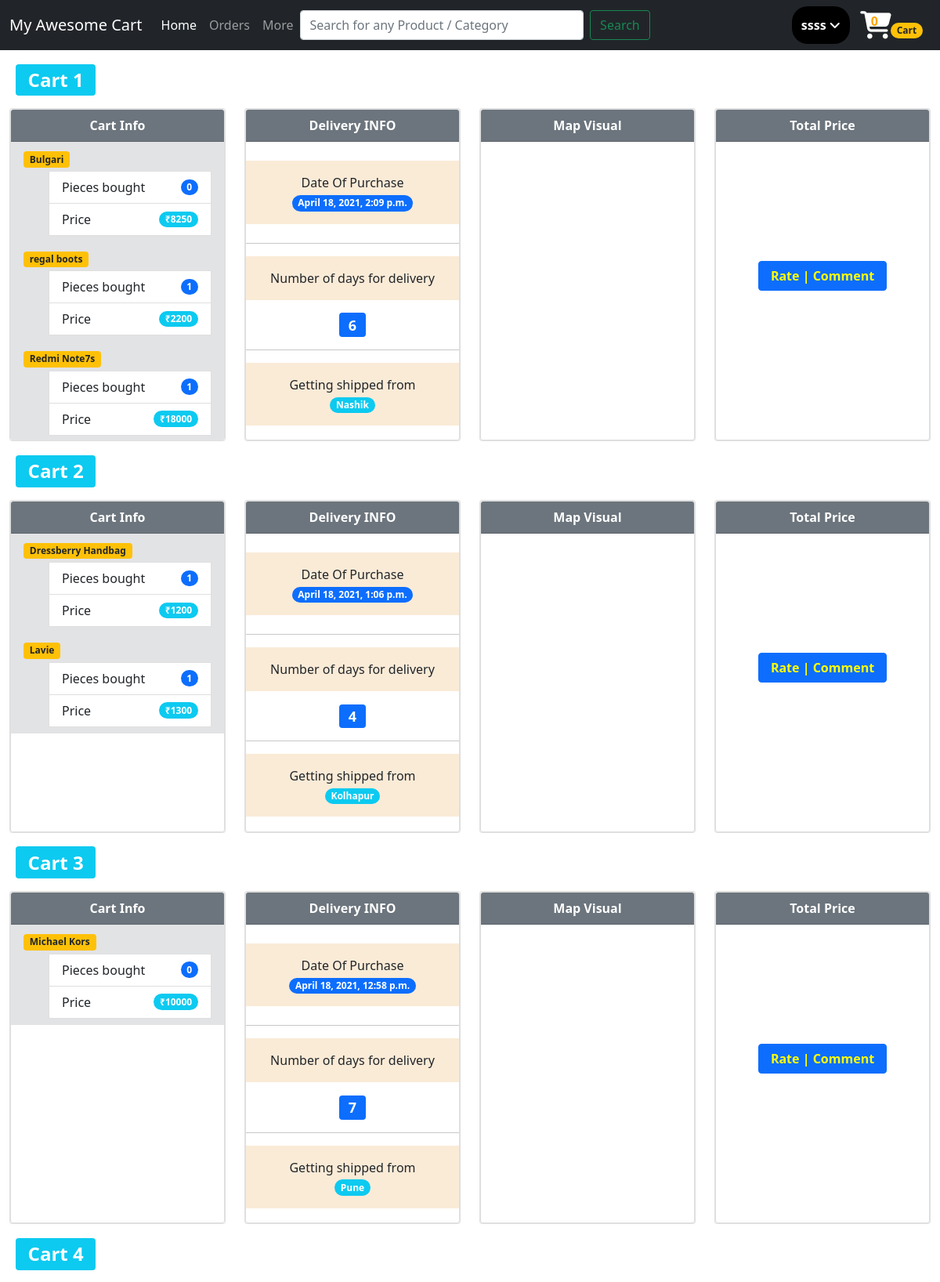
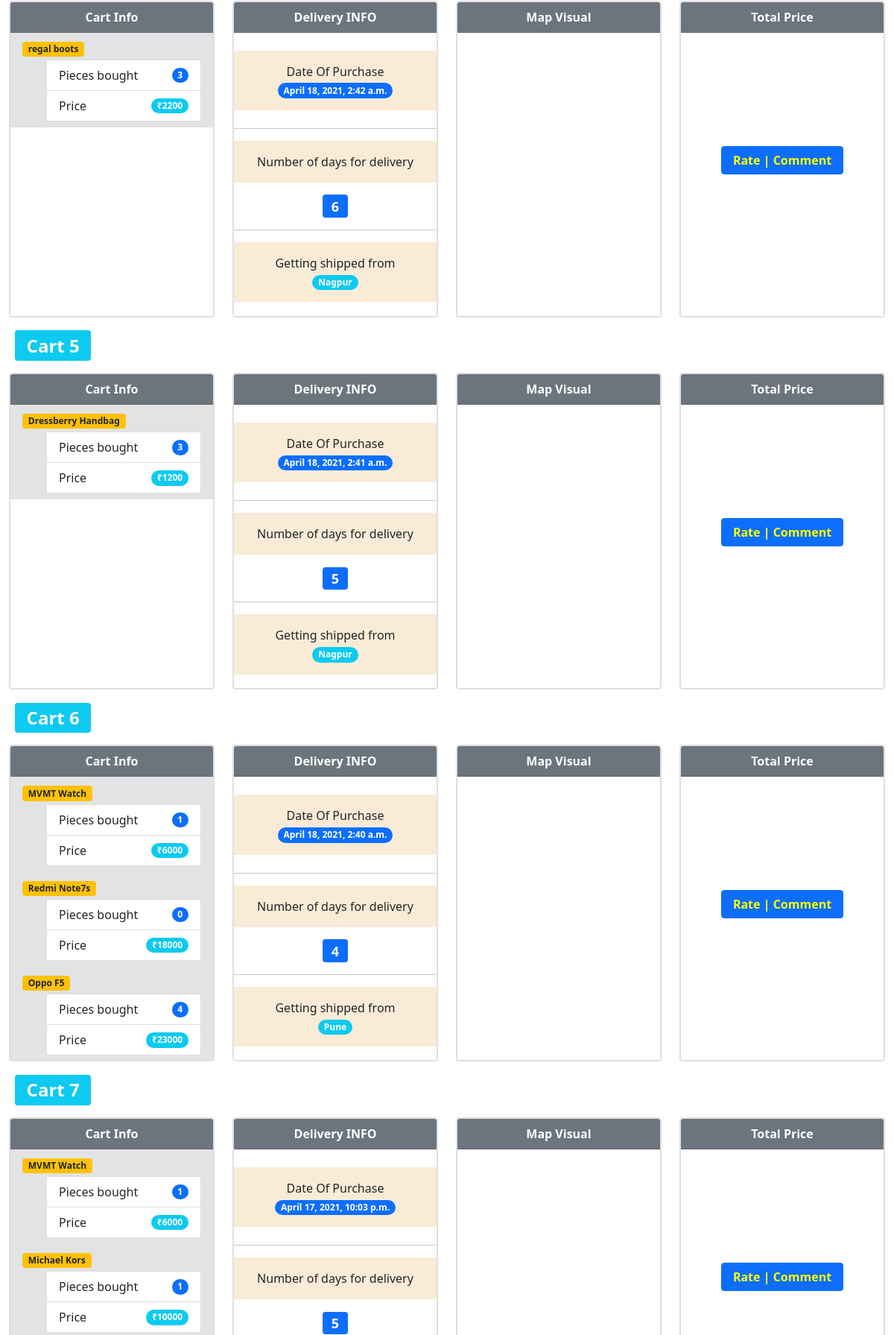
The page /shop/tracker/ (signed in, upper part) on the database its author committed (2 pictures, top to bottom).
### shop/models.py (models this page shows)
class Product(models.Model):
    product_name = models.CharField(max_length=100)
    product_id = models.AutoField(primary_key=True)
    product_desc = models.CharField(max_length=500)
    product_pubs_date = models.DateField(auto_now_add=True)
    category = models.CharField(max_length=50, default="")
    subcategory = models.CharField(max_length=50, default="")
    price = models.IntegerField(default=0)
    image = models.ImageField(upload_to="shop/images", default="")
    rating = models.FloatField(default=1, null=True)
    num = models.IntegerField(default=1)
    def __str__(self):
        return self.product_name

### accounts/models.py (models this page shows)
class PurchaseDate(models.Model):
    purdate = models.ForeignKey(ExtendedUser, on_delete=CASCADE, default=1, null=True)
    purd = models.DateTimeField(default=datetime.now(), null=True)
    state = models.CharField(default='Nagpur', null=True, max_length=50)
    lat = models.CharField(default='21.1015184', null=True, max_length=50)
    lang = models.CharField(default='78.893078', null=True, max_length=50)
    days = models.IntegerField(default='5', null=True)
    lato = models.CharField(default='21.1015184', null=True, max_length=50)
    lango = models.CharField(default='78.893', null=True, max_length=50)

### shop/views.py (the view)
# urls.py: path('tracker/', views.tracker, name = 'tracker'),
@login_required(login_url='/auth/')
def tracker(request):
    username  = request.user.username
    a11 = ExtendedUser.objects.filter(usr=request.user)
    b11 = PurchaseDate.objects.filter(purdate = a11[0])
    for i in a11:
        print(i)
    avtime = []
    n10 = 0
    for i in b11:
        avtime.append([i.purd, i.lang, i.lat, i.days, i.state, i.lato, i.lango])
        n10 += 1
    print(avtime)
    print(n10, 'is n10')
    states = [
        ['Nagpur', 78.893078, 21.1015184],
        ['Nashik', 73.90984434482529, 19.890527214221166],
        ['Pune', 73.7191995481777, 18.575145787488346],
        ['Surat', 72.95662036158728, 21.113012603007366],
        ['Ahemdabad', 73.02994528337483, 22.55593501134834],
        ['Kolhapur',  73.85723039994883, 16.98177500464568,],
        ['Nanded', 76.88549827649183, 19.12996201223232],
        ['Navi Mumbai', 73.14423088426301, 18.68300231807807]
    ]
    z = ExtendedUser.objects.filter(usr = request.user)
    a = []
    b = []
    str1 = z[0].totcarts
    print('printing this', str1)
    if(len(str1) == 2):
        return render(request, 'shop/NoItem.html')
    print(str1)
    str1 = str1.split('}')
    res = []
    for i in str1:
        i += '}'
        i = i.replace('{', '[')
        i = i.replace('}', ']')
        res.append(i.strip('][').split(', '))
    zerolen = []
    diffDict = {}
    for i in range(len(res)):
        if len(res[i][0]) == 0:
            zerolen.append(i)
            continue
        res[i] = res[i][0].split(',')
    check = False
    print(res)
    for i in res:
        print('this: ', i)
        if len(i[0]):
            pass
        else:
            print('hereeeeeee')
            check = True
    if check:
        res.remove([''])
    print(res)
    check = False
    print(res)
    for i in res:
        print('this: ', i)
        if len(i[0]):
            pass
        else:
            print('hereeeeeee')
            check = True
    if check:
        res.remove([''])
    print(res)
    for i in range(len(res)):
        diffDict[i] = []
        vb = []
        for j in res[i]:
            j = j.split(',')
            vb.append(j[0].split(':'))
        diffDict[i] = vb
    print('\nDIff DICT', diffDict)
    finallist = []
    for i in diffDict:
        m = diffDict[i]
        z2 = []
        for j in m:#
            print(j[0])
            num = ""
            for word in j[0]:
                if word.isdigit():
                    num += word
            print(num)
            mb = Product.objects.filter(product_id = int(num))
            zxcv = random.randint(0, 7)
            print(n10 - i - 1)
            if not len(mb):
                continue
            z2.append([mb, j[1], avtime[n10 - i - 1][4], avtime[n10 - i - 1][1], avtime[n10 - i - 1][2], avtime[n10 - i - 1][0], avtime[n10 - i - 1][3] , avtime[n10 - i - 1][6], avtime[n10 - i - 1][5]])
        finallist.append(z2)
    print(finallist)
    param = {
        'username' : username,
        'final': finallist,
        'res': res,
        'city': states,
    }
    return render(request, 'shop/maps.html', param)

### shop/templates/shop/maps.html (shortened to what this page needs)
{% extends 'shop/basic.html'%}
{%block body%}
<div class="container-fluid">
{% for i in final %}
<h2 class="mx-2 my-3"><span class="badge bg-info">Cart {{forloop.counter}}</span></h2>
<div class="row">
    <div class="col-sm-12 col-md-6 col-lg-3">
        <div class="card" style="height:425px; overflow: scroll;">
            <div class="card-block" style="height:100%">
                <div class="card" style="height:100%">
                    <div class="card-header text-center bg-secondary text-white">
                        <b>Cart Info</b>
                    </div>
                    {%for j in i%}
                    <div class="mx-auto" style="background-color: #d4d2d2; width: 100%;">
                    <ul class="list-group list-group-flush">
                        <li class="list-group-item list-group-item-secondary">
                            <span class="badge bg-warning text-dark my-1">{{j.0.0.product_name}}</span>
                            <ol>
                                <li class="list-group-item d-flex justify-content-between align-items-center">
                                    Pieces bought
                                    <span class="badge bg-primary rounded-pill">{{j.1}}</span>
                                </li>
                                <li class="list-group-item d-flex justify-content-between align-items-center">
                                    Price
                                    <span class="badge bg-info rounded-pill">₹{{j.0.0.price}}</span>
                                </li>
                            </ol>
                        </li>
                    </ul>
                </div>
                    {% endfor %}
                </div>
            </div>
        </div>
    </div>
    <div class="col-sm-12 col-md-6 col-lg-3">
        <div class="card" style="height:100%">
            <div class="card-block" style="height:100%">
                <div class="card" style="height:100%">
                    <div class="card-header text-center bg-secondary text-white">
                        <b>Delivery INFO</b>
                    </div>
                    <div class="text-center">
                        <p class="mx-auto p-3 my-4" style="background-color:antiquewhite;">Date Of Purchase<br>
                            <span class="mx-auto badge bg-primary rounded-pill">{{i.0.5}}</span><br>
                        </p><hr>
                        <p class="mx-auto p-3 my-3" style="background-color:antiquewhite;">
                            Number of days for delivery<br>
                            <h4><span class="badge bg-primary">{{i.0.6}}</span></h4>
                        </p><hr>
                        <p class="mx-auto p-3 my-3" style="background-color:antiquewhite;">
                            Getting shipped from<br>
                            <span class="badge bg-info rounded-pill">{{i.0.2}}</span>
                        </p>
                    </div>
                </div>
            </div>
        </div>
    </div>
    <div class="col-sm-12 col-md-6 col-lg-3">
        <div class="card" style="height:100%">
            <div class="card-block" style="height:100%">
                <div class="card" style="height:100%">
                    <div class="card-header text-center bg-secondary text-white">
                        <b>Map Visual</b>
                    </div>
                    <ul class="list-group list-group-flush">
                        <div class="mx-auto customMap" id='map{{forloop.counter}}' style="height: 378px; width: 100%;"></div>
                    </ul>
                </div>
            </div>
        </div>
    </div>
    <div class="col-sm-12 col-md-6 col-lg-3">
        <div class="card" style="height:100%">
            <div class="card-block" style="height:100%">
                <div class="card" style="height:100%">
                    <div class="card-header text-center bg-secondary text-white text-center">
                        <b>Total Price</b>
                    </div>
                    <ul class="list-group list-group-flush">
                            <br><br>
                        <a class="btn btn-primary mx-auto my-2" style="width: 60%;" href = "/shop/trackCart"> <b style="color: yellow;">Rate | Comment</b></a>
                    </ul>
                </div>
            </div>
        </div>
    </div>
</div>
{% endfor %}
</div>
{% endblock %}
{% block js %}
<link href='https://api.mapbox.com/mapbox-gl-js/v2.1.1/mapbox-gl.css' rel='stylesheet' />
{% endblock %}

### shop/templates/shop/basic.html (shortened to what this page needs)
<!doctype html>
<html lang="en">
<head>
  <link href="https://cdn.jsdelivr.net/npm/bootstrap@5.0.0-beta2/dist/css/bootstrap.min.css" rel="stylesheet"
>
</head>
<body>
  <div id='mainNav'>
  <nav class="navbar navbar-expand-lg navbar-dark bg-dark sticky-top"  style="z-index: 999999;">
    <div class="container-fluid">
      <a class="navbar-brand" href="/shop/">My Awesome Cart</a>
      <div class="collapse navbar-collapse" id="navbarSupportedContent">
        <ul class="navbar-nav me-auto mb-2 mb-lg-0">
          <li class="nav-item">
            <a class="nav-link active" aria-current="page" href="/shop/">Home</a>
          </li>
          <li class="nav-item">
            <a class="nav-link" href="/shop/tracker" >Orders</a>
          </li>
          <li class="nav-item">
            <a class="nav-link" href ='#below'>More</a>
          </li>
        </ul>
        <form class="form-inline" id ='searchForm' name="searchForm" action="/shop/search/" style="width: 100%; display: inline-block;" method="POST" >{% csrf_token %}
        <p>
          <input class="form-control mr-sm-2" style="width: 60%; float: left;" name="search" id="searchValue"  type="search" placeholder="Search for any Product / Category" aria-label="Search">
          <button class="btn btn-outline-success my-2 mx-2 my-sm-0" style="float: left;"  type="submit">Search</button>
          </p>
        </form>
        <div class="dropdown mx-4">
          <button class="dropbtn" style="border-radius: 20px; background-color: black;">
            <b style="color: white; display: inline-block; min-width: 50px" ><span>{{username}} </span><i class="fas fa-angle-down"></i></b>
          </button>
        </div>
        <a href="/shop/cart" style="color: white;">
          <i class="fas fa-shopping-cart" style="margin-right: 20px;transform: scale(2.2);"></i><b<span id="cart1">0</span></b>
        </a>
        <span style="transform: translate(-10px,0px);color: white; margin-top: 10px;"><span class="badge rounded-pill bg-warning text-dark">Cart</span></span>
      </div>
    </div>
  </nav>
</div>
  {%block body%} {% endblock %}
  {%block js%} {% endblock %}
</body>
</html>

### shop/templates/shop/basic.html (style rules this page uses)
#cart1 { font-weight: 700; position: absolute; z-index: 2147483647; transform: translate(-35px, -5px); color: orange; }
.dropbtn { background-color: #4CAF50; color: white; padding: 12px; font-size: 16px; border: none; }
.dropdown { position: relative; display: inline-block; }

### rows shown on the page
Product: product_name "Bulgari", price "8250"
Product: product_name "regal boots" "regal boots", price "2200" "2200"
Product: product_name "Redmi Note7s" "Redmi Note7s", price "18000" "18000"
PurchaseDate: purd "April 18, 2021, 2:09 p.m.", state "Nashik"
Product: product_name "Dressberry Handbag" "Dressberry Handbag", price "1200" "1200"
Product: product_name "Lavie", price "1300"
PurchaseDate: purd "April 18, 2021, 1:06 p.m.", state "Kolhapur"
Product: product_name "Michael Kors" "Michael Kors", price "10000" "10000"
PurchaseDate: purd "April 18, 2021, 12:58 p.m.", state "Pune"
PurchaseDate: purd "April 18, 2021, 2:42 a.m.", state "Nagpur"
PurchaseDate: purd "April 18, 2021, 2:41 a.m.", state "Nagpur"
Product: product_name "MVMT Watch" "MVMT Watch", price "6000" "6000"
Product: product_name "Oppo F5", price "23000"
PurchaseDate: purd "April 18, 2021, 2:40 a.m.", state "Pune"
PurchaseDate: purd "April 17, 2021, 10:03 p.m."

### other values the page prints
{{ username }} "ssss"
{{ j.1 }} "0" "1" "1" "1" "1" "0" "3" "3" "1" "0" "4" "1" "1"
{{ i.0.6 }} "6" "4" "7" "6" "5" "4" "5"
